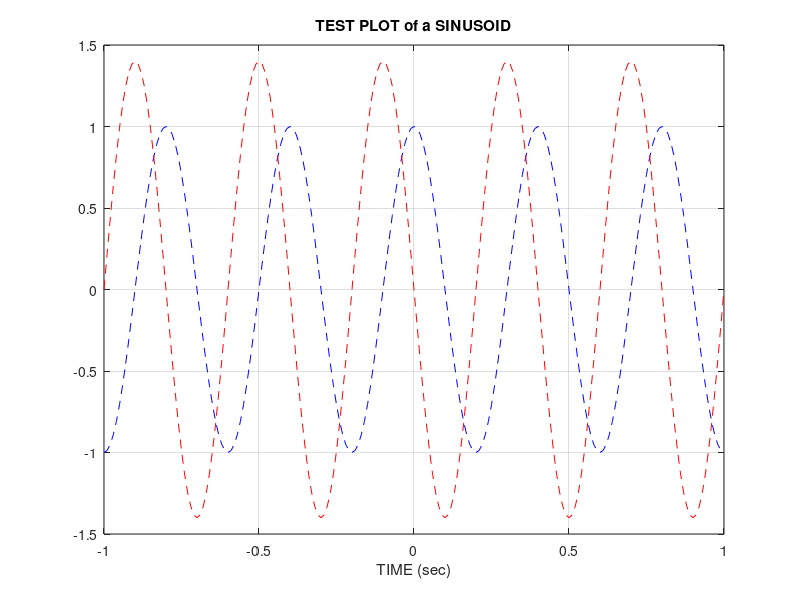

MATLAB code for this plot: (Note: this script raises an error after producing the figure.)
tt = -1:0.01:1;
xx = cos(5 * pi * tt);
zz = 1.4 * exp(j*pi/2)*exp(j*5*pi*tt);
plot(tt, xx, 'b--', tt, real(zz), 'r--');
grid on;
title('TEST PLOT of a SINUSOID');
xlabel('TIME (sec)');
[tt, xx] = one_cos(95, 200 * pi, pi/5, 0.025);
plot(tt, xx, 'ro');

period = 1/4000;
interval = period / 25;
T = 0.05;
tt = -period:interval:period;

A1 = 22;
A2 = 1.2 * A1;
D = 3;
M = 8;
t_m1 = 37.2/M*T;
t_m2 = -41.3/D*T;

x1 = A1*cos(2*pi*4000*(tt - t_m1));
x2 = A2*cos(2*pi*4000*(tt - t_m2));

subplot(3, 1, 1);
plot(tt, x1, 'r');
title('Computer Software Engineering');
subplot(3, 1, 2);
plot(tt, x2, 'b');
title('2019023436');

subplot(3, 1, 3);
x3 = x1 + x2;
plot(tt, x3, 'g');
title('Kim, Hyunsoo');